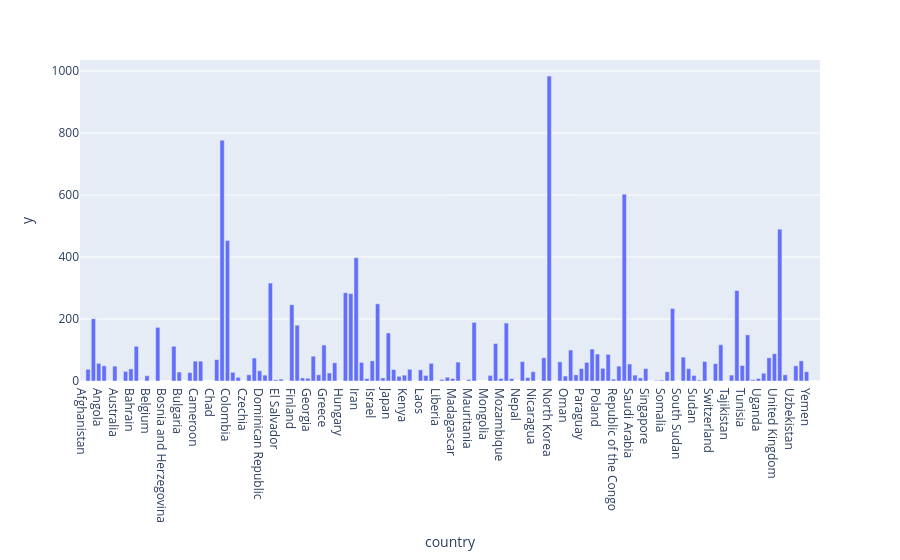

This figure's notebook cell:
### Code cell
fig = px.bar(df,x= "country" , y = value_df['Navy Strength_Navy Fleet Strengths value'])
fig.show()

### Figure 1 — Plotly figure (JSON) as saved in the notebook; plotly's stock layout.template omitted (floating-point values rounded to 4 significant figures; data arrays with more than 128 entries replaced by an {"elided": "..."} marker saying what was removed)
{"data": [{"alignmentgroup": "True", "hovertemplate": "country=%{x}<br>y=%{y}<extra></extra>", "legendgroup": "", "marker": {"color": "#636efa", "pattern": {"shape": ""}}, "name": "", "offsetgroup": "", "orientation": "v", "showlegend": false, "textposition": "auto", "type": "bar", "x": {"elided": "138 str values"}, "xaxis": "x", "y": {"elided": "138 int values"}, "yaxis": "y"}], "layout": {"barmode": "relative", "legend": {"tracegroupgap": 0}, "margin": {"t": 60}, "xaxis": {"anchor": "y", "domain": [0, 1], "title": {"text": "country"}}, "yaxis": {"anchor": "x", "domain": [0, 1], "title": {"text": "y"}}}}
